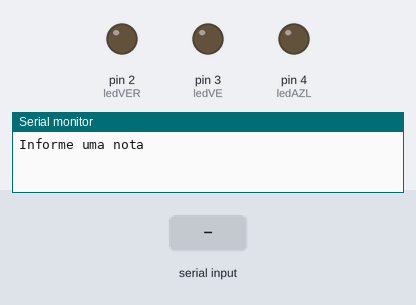
Bench run of a sketch on a simulated Arduino Uno, built with avr-gcc and run on an emulated ATmega328P. Shown: output pins drawn as LEDs (lit = HIGH), the last lines printed to the serial monitor. The test bench sets the inputs (shaded band).

Above: at 1.2 s.
1.3 s: "90,45\n" received over Serial
At 2.2 s:
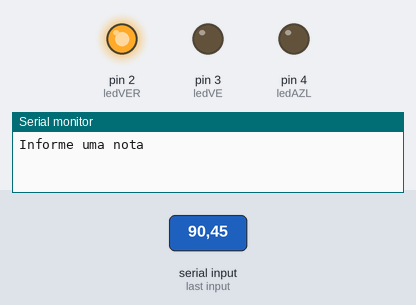
At 8.7 s:
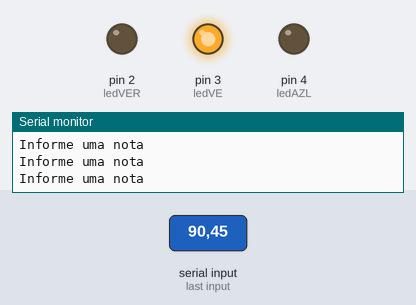
Timing chart, 0 to 12.8 s (numbered marks = the images above; inputs shaded):
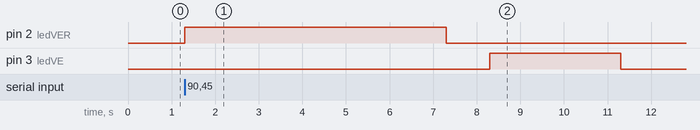

Measured:
- after the input at 1.3 s, pin 2 (ledVER): LOW → HIGH at once, → LOW 6.0 s later; pin 3 (ledVE): LOW → HIGH after 7.0 s, → LOW 3.0 s later

The sketch:

arduino3.ino
```cpp
//Fez um sistema que recebe um dado e dependendo do dado ele aciona um LED específico.
//LINK DEMONSTRAÇÃO ARDUINO: https://github.com/henriquegnu/codesforcoders/blob/31e720b5405095b5255e21680228a3428e524227/arduino/imagens/Exemplo%201%20Aula%204.png

#define ledVE 3
#define ledVER 2
#define ledAZL 4

void setup()
{
  //define o tipo de dado que será utilizado
  //qual tipo será feito

  pinMode(ledAZL, OUTPUT);
  pinMode(ledVE, OUTPUT);
  pinMode(ledVER, OUTPUT);
  Serial.begin(115200);
}

void loop()
{
  float nota; //declara as variáveis

  Serial.println("Informe uma nota");
  while(Serial.available() == 0) {}
  nota = Serial.parseFloat();


  //feita a decisão

  if(nota >= 7){
    digitalWrite(ledVER, HIGH);
  }

  if(nota < 7){
    digitalWrite(ledVE, HIGH);
  }


  if(nota == 10){
  	digitalWrite(ledAZL, HIGH);
  }

  delay(3000);
  digitalWrite(ledVE, LOW);
  digitalWrite(ledVER, LOW);
  digitalWrite(ledAZL, LOW);
}
```
